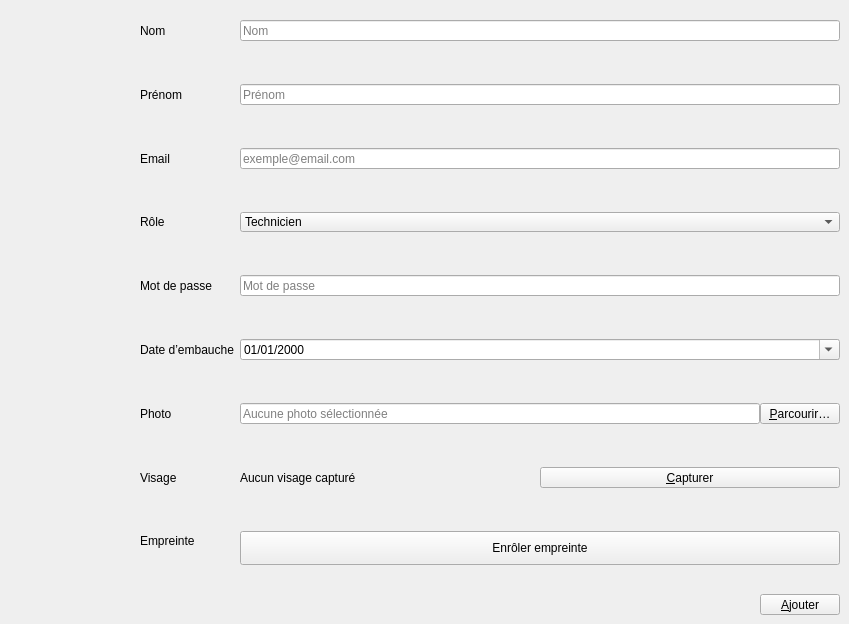
          <widget class="QWidget" name="ajoutpersonnel">
           <widget class="QWidget" name="formLayoutWidget">
            <property name="geometry">
             <rect>
              <x>140</x>
              <y>20</y>
              <width>700</width>
              <height>595</height>
             </rect>
            </property>
            <layout class="QFormLayout" name="formLayout">
             <property name="verticalSpacing">
              <number>43</number>
             </property>
             <item row="0" column="0">
              <widget class="QLabel" name="nomLabel">
               <property name="text">
                <string>Nom</string>
               </property>
              </widget>
             </item>
             <item row="1" column="0">
              <widget class="QLabel" name="prNomLabel">
               <property name="text">
                <string>Prénom</string>
               </property>
              </widget>
             </item>
             <item row="1" column="1">
              <widget class="QLineEdit" name="prNomLineEdit">
               <property name="placeholderText">
                <string>Prénom</string>
               </property>
              </widget>
             </item>
             <item row="2" column="0">
              <widget class="QLabel" name="emailLabel">
               <property name="text">
                <string>Email</string>
               </property>
              </widget>
             </item>
             <item row="2" column="1">
              <widget class="QLineEdit" name="emailLineEdit">
               <property name="placeholderText">
                <string>exemple@email.com</string>
               </property>
              </widget>
             </item>
             <item row="3" column="0">
              <widget class="QLabel" name="roleLabel">
               <property name="text">
                <string>Rôle</string>
               </property>
              </widget>
             </item>
             <item row="3" column="1">
              <widget class="QComboBox" name="roleComboBox">
               <item>
                <property name="text">
                 <string>Technicien</string>
                </property>
               </item>
               <item>
                <property name="text">
                 <string>Manager</string>
                </property>
               </item>
               <item>
                <property name="text">
                 <string>Opérateur</string>
                </property>
               </item>
               <item>
                <property name="text">
                 <string>Administrateur</string>
                </property>
               </item>
              </widget>
             </item>
             <item row="4" column="0">
              <widget class="QLabel" name="mdpLabel">
               <property name="text">
                <string>Mot de passe</string>
               </property>
              </widget>
             </item>
             <item row="4" column="1">
              <widget class="QLineEdit" name="mdpLineEdit">
               <property name="echoMode">
                <enum>QLineEdit::EchoMode::Password</enum>
               </property>
               <property name="placeholderText">
                <string>Mot de passe</string>
               </property>
              </widget>
             </item>
             <item row="5" column="0">
              <widget class="QLabel" name="dateDEmbaucheLabel">
               <property name="text">
                <string>Date d’embauche</string>
               </property>
              </widget>
             </item>
             <item row="5" column="1">
              <widget class="QDateEdit" name="dateDEmbaucheDateEdit">
               <property name="displayFormat">
                <string>dd/MM/yyyy</string>
               </property>
               <property name="calendarPopup">
                <bool>true</bool>
               </property>
              </widget>
             </item>
             <item row="0" column="1">
              <widget class="QLineEdit" name="nomLineEdit">
               <property name="placeholderText">
                <string>Nom</string>
               </property>
              </widget>
             </item>
             <item row="6" column="0">
              <widget class="QLabel" name="photoLabel">
               <property name="text">
                <string>Photo</string>
               </property>
              </widget>
             </item>
             <item row="6" column="1">
              <layout class="QHBoxLayout" name="photoRow">
               <item>
                <widget class="QLineEdit" name="photoPathLineEdit">
                 <property name="readOnly">
                  <bool>true</bool>
                 </property>
                 <property name="placeholderText">
                  <string>Aucune photo sélectionnée</string>
                 </property>
                </widget>
               </item>
               <item>
                <widget class="QPushButton" name="parcourirPhotoBtn">
                 <property name="toolTip">
                  <string>Choisir une photo depuis l'ordinateur</string>
                 </property>
                 <property name="text">
                  <string>&amp;Parcourir…</string>
                 </property>
                 <property name="icon">
                  <iconset resource="img.qrc">
                   <normaloff>:/img/camera.svg</normaloff>:/img/camera.svg</iconset>
                 </property>
                 <property name="iconSize">
                  <size>
                   <width>18</width>
                   <height>18</height>
                  </size>
                 </property>
                </widget>
               </item>
              </layout>
             </item>
             <item row="7" column="0">
              <widget class="QLabel" name="faceModelLabel">
               <property name="text">
                <string>Visage</string>
               </property>
              </widget>
             </item>
             <item row="7" column="1">
              <layout class="QHBoxLayout" name="faceRow">
               <item>
                <widget class="QLabel" name="faceStatusLabel">
                 <property name="text">
                  <string>Aucun visage capturé</string>
                 </property>
                 <property name="alignment">
                  <set>Qt::AlignmentFlag::AlignVCenter</set>
                 </property>
                </widget>
               </item>
               <item>
                <widget class="QPushButton" name="captureFaceBtn">
                 <property name="toolTip">
                  <string>Capturer le visage via la caméra</string>
                 </property>
                 <property name="text">
                  <string>&amp;Capturer</string>
                 </property>
                 <property name="icon">
                  <iconset resource="img.qrc">
                   <normaloff>:/img/camera.svg</normaloff>:/img/camera.svg</iconset>
                 </property>
                 <property name="iconSize">
                  <size>
                   <width>18</width>
                   <height>18</height>
                  </size>
                 </property>
                </widget>
               </item>
              </layout>
             </item>
               <item row="8" column="0">
                <widget class="QLabel" name="fingerprintLabel">
                 <property name="text">
                  <string>Empreinte</string>
                 </property>
                </widget>
               </item>
               <item row="8" column="1">
                <widget class="QPushButton" name="enrollFingerprintBtn">
                 <property name="toolTip">
                  <string>Lancer l'enrôlement d'empreinte sur le terminal.</string>
                 </property>
                 <property name="text">
                  <string>Enrôler empreinte</string>
                 </property>
                 <property name="minimumSize">
                  <size>
                   <width>0</width>
                   <height>34</height>
                  </size>
                 </property>
                 <property name="icon">
                  <iconset resource="img.qrc">
                   <normaloff>:/img/add.svg</normaloff>:/img/add.svg</iconset>
                 </property>
                 <property name="iconSize">
                  <size>
                   <width>18</width>
                   <height>18</height>
                  </size>
                 </property>
                </widget>
               </item>
               <item row="9" column="1">
              <layout class="QHBoxLayout" name="qjouterEmpRow">
               <property name="spacing">
                <number>7</number>
               </property>
               <item>
                <spacer name="horizontalSpacer_ajouteremp">
                 <property name="orientation">
                  <enum>Qt::Orientation::Horizontal</enum>
                 </property>
                 <property name="sizeHint" stdset="0">
                  <size>
                   <width>40</width>
                   <height>20</height>
                  </size>
                 </property>
                </spacer>
               </item>
               <item>
                <widget class="QPushButton" name="ajouterEmpBtn">
                 <property name="toolTip">
                  <string>Ajouter cet employé</string>
                 </property>
                 <property name="text">
                  <string>&amp;Ajouter</string>
                 </property>
                 <property name="icon">
                  <iconset resource="img.qrc">
                   <normaloff>:/img/add.svg</normaloff>:/img/add.svg</iconset>
                 </property>
                 <property name="iconSize">
                  <size>
                   <width>18</width>
                   <height>18</height>
                  </size>
                 </property>
                </widget>
               </item>
              </layout>
             </item>
            </layout>
           </widget>
          </widget>
